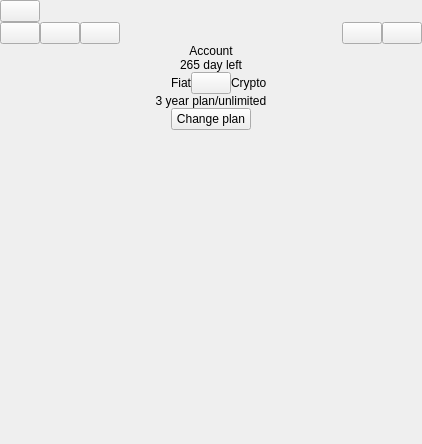
<?xml version="1.0" encoding="UTF-8"?>
<ui version="4.0">
 <class>AccountScreen</class>
 <widget class="QWidget" name="AccountScreen">
  <property name="geometry">
   <rect>
    <x>0</x>
    <y>0</y>
    <width>422</width>
    <height>444</height>
   </rect>
  </property>
  <property name="sizePolicy">
   <sizepolicy hsizetype="Expanding" vsizetype="Expanding">
    <horstretch>0</horstretch>
    <verstretch>0</verstretch>
   </sizepolicy>
  </property>
  <property name="windowTitle">
   <string>Form</string>
  </property>
  <layout class="QVBoxLayout" name="verticalLayout_4">
   <property name="spacing">
    <number>0</number>
   </property>
   <property name="leftMargin">
    <number>0</number>
   </property>
   <property name="topMargin">
    <number>0</number>
   </property>
   <property name="rightMargin">
    <number>0</number>
   </property>
   <property name="bottomMargin">
    <number>0</number>
   </property>
   <item>
    <widget class="QWidget" name="topMarginBtnBack" native="true"/>
   </item>
   <item>
    <widget class="QWidget" name="wgtBackPanel" native="true">
     <layout class="QHBoxLayout" name="horizontalLayout">
      <property name="spacing">
       <number>0</number>
      </property>
      <property name="leftMargin">
       <number>0</number>
      </property>
      <property name="topMargin">
       <number>0</number>
      </property>
      <property name="rightMargin">
       <number>0</number>
      </property>
      <property name="bottomMargin">
       <number>0</number>
      </property>
      <item>
       <widget class="QWidget" name="wgtBtnBackMargin" native="true">
        <property name="sizePolicy">
         <sizepolicy hsizetype="Fixed" vsizetype="Preferred">
          <horstretch>0</horstretch>
          <verstretch>0</verstretch>
         </sizepolicy>
        </property>
       </widget>
      </item>
      <item>
       <widget class="QPushButton" name="btnBack">
        <property name="text">
         <string/>
        </property>
       </widget>
      </item>
      <item>
       <spacer name="horizontalSpacer">
        <property name="orientation">
         <enum>Qt::Horizontal</enum>
        </property>
        <property name="sizeHint" stdset="0">
         <size>
          <width>40</width>
          <height>20</height>
         </size>
        </property>
       </spacer>
      </item>
     </layout>
    </widget>
   </item>
   <item>
    <widget class="QWidget" name="wgtTopPanel" native="true">
     <property name="maximumSize">
      <size>
       <width>16777215</width>
       <height>16777215</height>
      </size>
     </property>
     <layout class="QHBoxLayout" name="horizontalLayout_8">
      <property name="spacing">
       <number>0</number>
      </property>
      <property name="leftMargin">
       <number>0</number>
      </property>
      <property name="topMargin">
       <number>0</number>
      </property>
      <property name="rightMargin">
       <number>0</number>
      </property>
      <property name="bottomMargin">
       <number>0</number>
      </property>
      <item>
       <widget class="QWidget" name="wgtTopPanelLeftMargin" native="true">
        <property name="sizePolicy">
         <sizepolicy hsizetype="Fixed" vsizetype="Preferred">
          <horstretch>0</horstretch>
          <verstretch>0</verstretch>
         </sizepolicy>
        </property>
       </widget>
      </item>
      <item alignment="Qt::AlignBottom">
       <widget class="QPushButton" name="btnAccount"/>
      </item>
      <item>
       <widget class="QWidget" name="wgtBtnSettingsLeftMargin" native="true">
        <property name="sizePolicy">
         <sizepolicy hsizetype="Fixed" vsizetype="Preferred">
          <horstretch>0</horstretch>
          <verstretch>0</verstretch>
         </sizepolicy>
        </property>
       </widget>
      </item>
      <item alignment="Qt::AlignBottom">
       <widget class="QPushButton" name="btnSetting">
        <property name="text">
         <string/>
        </property>
       </widget>
      </item>
      <item>
       <widget class="QWidget" name="wgtBtnLogoutLeftMargin" native="true">
        <property name="sizePolicy">
         <sizepolicy hsizetype="Fixed" vsizetype="Preferred">
          <horstretch>0</horstretch>
          <verstretch>0</verstretch>
         </sizepolicy>
        </property>
       </widget>
      </item>
      <item alignment="Qt::AlignBottom">
       <widget class="CustomPlacementButton" name="btnLogOut">
        <property name="text">
         <string/>
        </property>
        <property name="iconSize">
         <size>
          <width>28</width>
          <height>28</height>
         </size>
        </property>
       </widget>
      </item>
      <item>
       <spacer name="horizontalSpacer_2">
        <property name="orientation">
         <enum>Qt::Horizontal</enum>
        </property>
        <property name="sizeHint" stdset="0">
         <size>
          <width>40</width>
          <height>20</height>
         </size>
        </property>
       </spacer>
      </item>
      <item alignment="Qt::AlignBottom">
       <widget class="QPushButton" name="btnBug">
        <property name="text">
         <string/>
        </property>
       </widget>
      </item>
      <item>
       <widget class="QWidget" name="wgtBtnHelpLeftMargin" native="true"/>
      </item>
      <item alignment="Qt::AlignBottom">
       <widget class="QPushButton" name="btnHelp">
        <property name="text">
         <string/>
        </property>
       </widget>
      </item>
      <item>
       <widget class="QWidget" name="wgtTopPanelRightMargin" native="true">
        <property name="sizePolicy">
         <sizepolicy hsizetype="Fixed" vsizetype="Preferred">
          <horstretch>0</horstretch>
          <verstretch>0</verstretch>
         </sizepolicy>
        </property>
       </widget>
      </item>
     </layout>
    </widget>
   </item>
   <item>
    <widget class="QLabel" name="mainText">
     <property name="sizePolicy">
      <sizepolicy hsizetype="Preferred" vsizetype="Fixed">
       <horstretch>0</horstretch>
       <verstretch>0</verstretch>
      </sizepolicy>
     </property>
     <property name="text">
      <string>Account</string>
     </property>
     <property name="alignment">
      <set>Qt::AlignCenter</set>
     </property>
    </widget>
   </item>
   <item>
    <widget class="QLabel" name="mainInfoText">
     <property name="sizePolicy">
      <sizepolicy hsizetype="Preferred" vsizetype="Maximum">
       <horstretch>0</horstretch>
       <verstretch>0</verstretch>
      </sizepolicy>
     </property>
     <property name="text">
      <string>265 day left</string>
     </property>
     <property name="alignment">
      <set>Qt::AlignCenter</set>
     </property>
    </widget>
   </item>
   <item>
    <widget class="QWidget" name="widgetSwitch" native="true">
     <layout class="QHBoxLayout" name="horizontalLayout_3">
      <property name="spacing">
       <number>0</number>
      </property>
      <property name="leftMargin">
       <number>0</number>
      </property>
      <property name="topMargin">
       <number>0</number>
      </property>
      <property name="rightMargin">
       <number>0</number>
      </property>
      <property name="bottomMargin">
       <number>0</number>
      </property>
      <item>
       <widget class="QLabel" name="lblSwitchLeftText">
        <property name="sizePolicy">
         <sizepolicy hsizetype="Preferred" vsizetype="Expanding">
          <horstretch>0</horstretch>
          <verstretch>0</verstretch>
         </sizepolicy>
        </property>
        <property name="text">
         <string>Fiat</string>
        </property>
        <property name="alignment">
         <set>Qt::AlignRight|Qt::AlignTrailing|Qt::AlignVCenter</set>
        </property>
        <property name="activVisible" stdset="0">
         <bool>false</bool>
        </property>
       </widget>
      </item>
      <item>
       <widget class="QPushButton" name="btnSwitchButton">
        <property name="enabled">
         <bool>true</bool>
        </property>
        <property name="sizePolicy">
         <sizepolicy hsizetype="Fixed" vsizetype="Minimum">
          <horstretch>0</horstretch>
          <verstretch>0</verstretch>
         </sizepolicy>
        </property>
        <property name="checkable">
         <bool>true</bool>
        </property>
       </widget>
      </item>
      <item>
       <widget class="QLabel" name="lblSwitchRightText">
        <property name="text">
         <string>Crypto</string>
        </property>
        <property name="activVisibl" stdset="0">
         <bool>false</bool>
        </property>
       </widget>
      </item>
     </layout>
    </widget>
   </item>
   <item>
    <widget class="QLabel" name="lblStatusText">
     <property name="sizePolicy">
      <sizepolicy hsizetype="Expanding" vsizetype="Expanding">
       <horstretch>0</horstretch>
       <verstretch>0</verstretch>
      </sizepolicy>
     </property>
     <property name="text">
      <string>3 year plan/unlimited</string>
     </property>
     <property name="alignment">
      <set>Qt::AlignCenter</set>
     </property>
    </widget>
   </item>
   <item alignment="Qt::AlignHCenter">
    <widget class="QPushButton" name="btnChangePlan">
     <property name="sizePolicy">
      <sizepolicy hsizetype="Fixed" vsizetype="Fixed">
       <horstretch>0</horstretch>
       <verstretch>0</verstretch>
      </sizepolicy>
     </property>
     <property name="text">
      <string>Change plan</string>
     </property>
    </widget>
   </item>
   <item>
    <spacer name="verticalSpacer_2">
     <property name="orientation">
      <enum>Qt::Vertical</enum>
     </property>
     <property name="sizeHint" stdset="0">
      <size>
       <width>20</width>
       <height>519</height>
      </size>
     </property>
    </spacer>
   </item>
  </layout>
 </widget>
 <customwidgets>
  <customwidget>
   <class>CustomPlacementButton</class>
   <extends>QPushButton</extends>
   <header location="global">controls/CustomPlacementButton.h</header>
  </customwidget>
 </customwidgets>
 <resources/>
 <connections/>
</ui>
